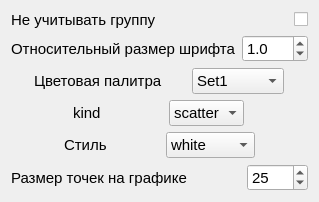
                <widget class="QWidget" name="tab_11">
                 <attribute name="title">
                  <string>Матрица рассеяния</string>
                 </attribute>
                 <layout class="QFormLayout" name="formLayout">
                  <item row="0" column="0">
                   <layout class="QVBoxLayout" name="verticalLayout_58">
                    <item>
                     <layout class="QHBoxLayout" name="horizontalLayout_151">
                      <item>
                       <widget class="QLabel" name="lb_stattest_11">
                        <property name="font">
                         <font>
                          <pointsize>11</pointsize>
                         </font>
                        </property>
                        <property name="text">
                         <string>Не учитывать группу</string>
                        </property>
                       </widget>
                      </item>
                      <item>
                       <widget class="QCheckBox" name="check_pairplot">
                        <property name="enabled">
                         <bool>true</bool>
                        </property>
                        <property name="sizePolicy">
                         <sizepolicy hsizetype="Fixed" vsizetype="Fixed">
                          <horstretch>0</horstretch>
                          <verstretch>0</verstretch>
                         </sizepolicy>
                        </property>
                        <property name="text">
                         <string/>
                        </property>
                        <property name="checked">
                         <bool>false</bool>
                        </property>
                       </widget>
                      </item>
                     </layout>
                    </item>
                    <item>
                     <layout class="QHBoxLayout" name="horizontalLayout_148">
                      <item>
                       <widget class="QLabel" name="lb_color_pal_box_24">
                        <property name="sizePolicy">
                         <sizepolicy hsizetype="Expanding" vsizetype="Preferred">
                          <horstretch>0</horstretch>
                          <verstretch>0</verstretch>
                         </sizepolicy>
                        </property>
                        <property name="font">
                         <font>
                          <pointsize>11</pointsize>
                         </font>
                        </property>
                        <property name="text">
                         <string>Относительный размер шрифта</string>
                        </property>
                       </widget>
                      </item>
                      <item>
                       <widget class="QDoubleSpinBox" name="doubleSpinBox_pairplot">
                        <property name="font">
                         <font>
                          <pointsize>11</pointsize>
                         </font>
                        </property>
                        <property name="decimals">
                         <number>1</number>
                        </property>
                        <property name="minimum">
                         <double>0.100000000000000</double>
                        </property>
                        <property name="singleStep">
                         <double>0.100000000000000</double>
                        </property>
                        <property name="value">
                         <double>1.000000000000000</double>
                        </property>
                       </widget>
                      </item>
                     </layout>
                    </item>
                    <item>
                     <layout class="QHBoxLayout" name="horizontalLayout_150">
                      <item>
                       <widget class="QLabel" name="lb_color_pal_box_25">
                        <property name="sizePolicy">
                         <sizepolicy hsizetype="Fixed" vsizetype="Preferred">
                          <horstretch>0</horstretch>
                          <verstretch>0</verstretch>
                         </sizepolicy>
                        </property>
                        <property name="font">
                         <font>
                          <pointsize>11</pointsize>
                         </font>
                        </property>
                        <property name="text">
                         <string>Цветовая палитра</string>
                        </property>
                       </widget>
                      </item>
                      <item>
                       <widget class="QComboBox" name="comboBox_color_pairplot">
                        <property name="sizePolicy">
                         <sizepolicy hsizetype="Fixed" vsizetype="Fixed">
                          <horstretch>0</horstretch>
                          <verstretch>0</verstretch>
                         </sizepolicy>
                        </property>
                        <property name="font">
                         <font>
                          <pointsize>11</pointsize>
                         </font>
                        </property>
                        <item>
                         <property name="text">
                          <string>Set1</string>
                         </property>
                        </item>
                        <item>
                         <property name="text">
                          <string>Set2</string>
                         </property>
                        </item>
                        <item>
                         <property name="text">
                          <string>Set3</string>
                         </property>
                        </item>
                        <item>
                         <property name="text">
                          <string>Pastel1</string>
                         </property>
                        </item>
                        <item>
                         <property name="text">
                          <string>Pastel2</string>
                         </property>
                        </item>
                        <item>
                         <property name="text">
                          <string>Paired</string>
                         </property>
                        </item>
                        <item>
                         <property name="text">
                          <string>Accent</string>
                         </property>
                        </item>
                        <item>
                         <property name="text">
                          <string>Dark2</string>
                         </property>
                        </item>
                        <item>
                         <property name="text">
                          <string>rocket</string>
                         </property>
                        </item>
                        <item>
                         <property name="text">
                          <string>mako</string>
                         </property>
                        </item>
                        <item>
                         <property name="text">
                          <string>flare</string>
                         </property>
                        </item>
                        <item>
                         <property name="text">
                          <string>crest</string>
                         </property>
                        </item>
                        <item>
                         <property name="text">
                          <string>viridis</string>
                         </property>
                        </item>
                        <item>
                         <property name="text">
                          <string>plasma</string>
                         </property>
                        </item>
                        <item>
                         <property name="text">
                          <string>inferno</string>
                         </property>
                        </item>
                        <item>
                         <property name="text">
                          <string>magma</string>
                         </property>
                        </item>
                        <item>
                         <property name="text">
                          <string>cividis</string>
                         </property>
                        </item>
                        <item>
                         <property name="text">
                          <string>Greys</string>
                         </property>
                        </item>
                        <item>
                         <property name="text">
                          <string>Reds</string>
                         </property>
                        </item>
                        <item>
                         <property name="text">
                          <string>Greens</string>
                         </property>
                        </item>
                        <item>
                         <property name="text">
                          <string>Blues</string>
                         </property>
                        </item>
                        <item>
                         <property name="text">
                          <string>Oranges</string>
                         </property>
                        </item>
                        <item>
                         <property name="text">
                          <string>Purples</string>
                         </property>
                        </item>
                        <item>
                         <property name="text">
                          <string>YlOrRd</string>
                         </property>
                        </item>
                        <item>
                         <property name="text">
                          <string>tab10</string>
                         </property>
                        </item>
                        <item>
                         <property name="text">
                          <string>deep</string>
                         </property>
                        </item>
                        <item>
                         <property name="text">
                          <string>muted</string>
                         </property>
                        </item>
                        <item>
                         <property name="text">
                          <string>pastel</string>
                         </property>
                        </item>
                        <item>
                         <property name="text">
                          <string>bright</string>
                         </property>
                        </item>
                        <item>
                         <property name="text">
                          <string>dark</string>
                         </property>
                        </item>
                        <item>
                         <property name="text">
                          <string>colorblind</string>
                         </property>
                        </item>
                        <item>
                         <property name="text">
                          <string>tab20</string>
                         </property>
                        </item>
                        <item>
                         <property name="text">
                          <string>tab20b</string>
                         </property>
                        </item>
                        <item>
                         <property name="text">
                          <string>tab20c</string>
                         </property>
                        </item>
                       </widget>
                      </item>
                     </layout>
                    </item>
                    <item>
                     <layout class="QHBoxLayout" name="horizontalLayout_154">
                      <item>
                       <widget class="QLabel" name="lb_color_pal_box_28">
                        <property name="sizePolicy">
                         <sizepolicy hsizetype="Fixed" vsizetype="Preferred">
                          <horstretch>0</horstretch>
                          <verstretch>0</verstretch>
                         </sizepolicy>
                        </property>
                        <property name="font">
                         <font>
                          <pointsize>11</pointsize>
                         </font>
                        </property>
                        <property name="toolTip">
                         <string>см. seaborn.pairplot</string>
                        </property>
                        <property name="text">
                         <string>kind</string>
                        </property>
                       </widget>
                      </item>
                      <item>
                       <widget class="QComboBox" name="comboBox_pairplot_kind">
                        <property name="sizePolicy">
                         <sizepolicy hsizetype="Fixed" vsizetype="Fixed">
                          <horstretch>0</horstretch>
                          <verstretch>0</verstretch>
                         </sizepolicy>
                        </property>
                        <property name="font">
                         <font>
                          <pointsize>11</pointsize>
                         </font>
                        </property>
                        <item>
                         <property name="text">
                          <string>scatter</string>
                         </property>
                        </item>
                        <item>
                         <property name="text">
                          <string>reg</string>
                         </property>
                        </item>
                        <item>
                         <property name="text">
                          <string>kde</string>
                         </property>
                        </item>
                        <item>
                         <property name="text">
                          <string>hist</string>
                         </property>
                        </item>
                       </widget>
                      </item>
                     </layout>
                    </item>
                    <item>
                     <layout class="QHBoxLayout" name="horizontalLayout_153">
                      <item>
                       <widget class="QLabel" name="lb_color_pal_box_27">
                        <property name="sizePolicy">
                         <sizepolicy hsizetype="Fixed" vsizetype="Preferred">
                          <horstretch>0</horstretch>
                          <verstretch>0</verstretch>
                         </sizepolicy>
                        </property>
                        <property name="font">
                         <font>
                          <pointsize>11</pointsize>
                         </font>
                        </property>
                        <property name="text">
                         <string>Стиль</string>
                        </property>
                       </widget>
                      </item>
                      <item>
                       <widget class="QComboBox" name="comboBox_style_pairplot">
                        <property name="sizePolicy">
                         <sizepolicy hsizetype="Fixed" vsizetype="Fixed">
                          <horstretch>0</horstretch>
                          <verstretch>0</verstretch>
                         </sizepolicy>
                        </property>
                        <property name="font">
                         <font>
                          <pointsize>11</pointsize>
                         </font>
                        </property>
                        <item>
                         <property name="text">
                          <string>white</string>
                         </property>
                        </item>
                        <item>
                         <property name="text">
                          <string>dark</string>
                         </property>
                        </item>
                        <item>
                         <property name="text">
                          <string>whitegrid</string>
                         </property>
                        </item>
                        <item>
                         <property name="text">
                          <string>darkgrid</string>
                         </property>
                        </item>
                        <item>
                         <property name="text">
                          <string>ticks</string>
                         </property>
                        </item>
                       </widget>
                      </item>
                     </layout>
                    </item>
                    <item>
                     <layout class="QHBoxLayout" name="horizontalLayout_152">
                      <item>
                       <widget class="QLabel" name="lb_color_pal_box_26">
                        <property name="sizePolicy">
                         <sizepolicy hsizetype="Expanding" vsizetype="Preferred">
                          <horstretch>0</horstretch>
                          <verstretch>0</verstretch>
                         </sizepolicy>
                        </property>
                        <property name="font">
                         <font>
                          <pointsize>11</pointsize>
                         </font>
                        </property>
                        <property name="text">
                         <string>Размер точек на графике</string>
                        </property>
                       </widget>
                      </item>
                      <item>
                       <widget class="QSpinBox" name="spinBox_point_size_for_pairplot">
                        <property name="sizePolicy">
                         <sizepolicy hsizetype="Fixed" vsizetype="Fixed">
                          <horstretch>0</horstretch>
                          <verstretch>0</verstretch>
                         </sizepolicy>
                        </property>
                        <property name="font">
                         <font>
                          <pointsize>11</pointsize>
                         </font>
                        </property>
                        <property name="minimum">
                         <number>1</number>
                        </property>
                        <property name="maximum">
                         <number>1000</number>
                        </property>
                        <property name="value">
                         <number>25</number>
                        </property>
                       </widget>
                      </item>
                     </layout>
                    </item>
                   </layout>
                  </item>
                 </layout>
                </widget>
